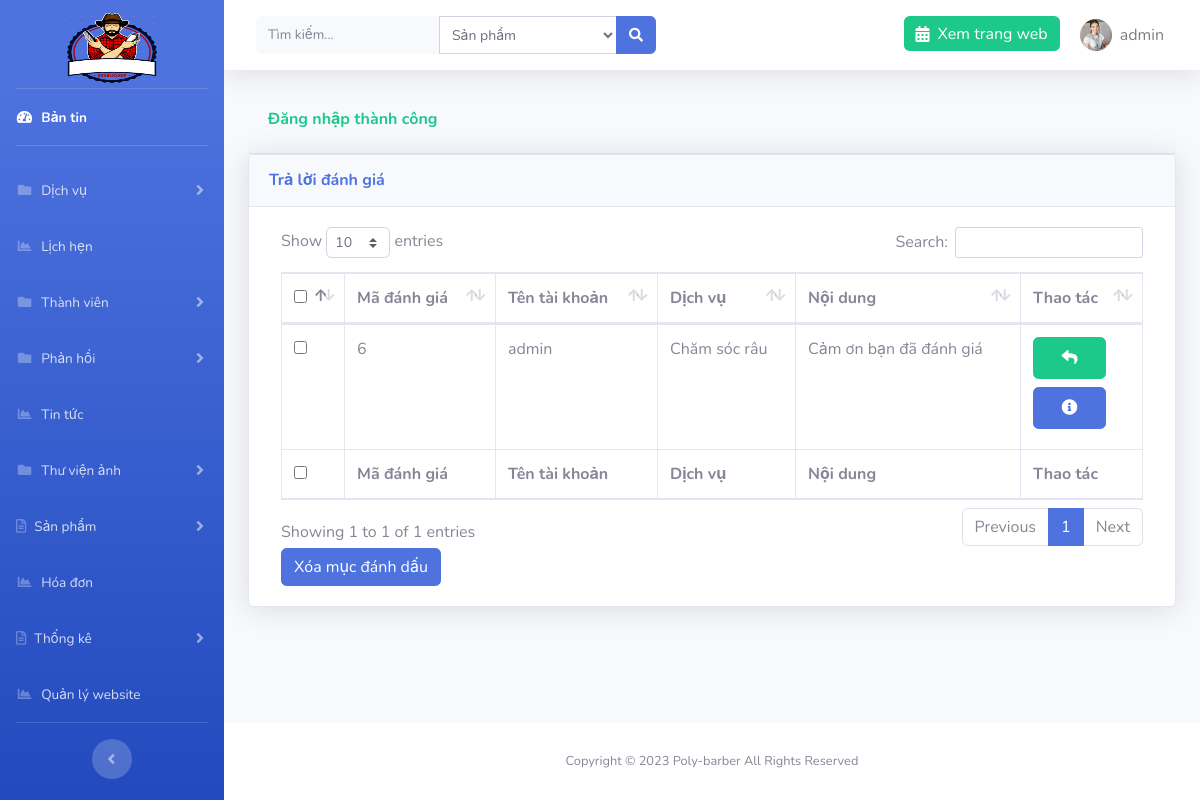
The app's page /admin/?page=evaluate&action=detail&id=3 (signed in) with its own data.
### tables this page shows
CREATE TABLE `setting` (
  `id` int(11) NOT NULL,
  `logo` varchar(191) NOT NULL,
  `file_ico` varchar(191) NOT NULL,
  `title` varchar(191) NOT NULL,
  `introduce` text NOT NULL,
  `slogan` varchar(191) NOT NULL
);

CREATE TABLE `evaluates` (
  `id` int(11) NOT NULL,
  `rating` int(1) NOT NULL,
  `id_appointment` int(11) NOT NULL,
  `id_user` int(11) NOT NULL,
  `id_service` int(11) NOT NULL,
  `content` varchar(191) NOT NULL,
  `parent_id` int(11) NOT NULL,
  `created_at` timestamp NOT NULL DEFAULT current_timestamp()
);

CREATE TABLE `users` (
  `id` int(11) NOT NULL,
  `account` varchar(191) NOT NULL,
  `password` varchar(191) NOT NULL,
  `name` varchar(191) NOT NULL,
  `address` varchar(255) NOT NULL,
  `phone` varchar(11) NOT NULL,
  `email` varchar(191) NOT NULL,
  `role` int(1) NOT NULL,
  `images` varchar(191) DEFAULT NULL,
  `code` varchar(191) DEFAULT NULL,
  `time_code` int(11) DEFAULT NULL
);

CREATE TABLE `services` (
  `id` int(11) NOT NULL,
  `name` varchar(191) NOT NULL,
  `price` float NOT NULL,
  `sale` float NOT NULL,
  `time` time NOT NULL,
  `detail` text NOT NULL,
  `images` varchar(191) NOT NULL,
  `id_type` int(11) NOT NULL
);

### libs/database.php (called while the page is built, shortened)
<?php
function connection()
{
    try {
       $conn = new PDO("mysql:host=localhost; dbname=cattoc; charset=utf8", "root", "");
    } catch (PDOException $e) {
        echo "Lỗi Kết nối" . $e->getMessage();
    }
    return $conn;
}
function query_exe($sql) {
    $conn = connection();
    try {
        $stmt = $conn->prepare($sql);
        $stmt->execute();
        $result = $stmt->fetchAll(PDO::FETCH_ASSOC);
        return $result;
    } catch (PDOException $e) {
        echo "Lỗi dữ liệu" . $e->getMessage();
    } finally {
        unset($conn);
    }
}
function query_limit($sql) {
    $conn = connection();
    try {
        $stmt = $conn->prepare($sql);
        $stmt->execute();
        $result = $stmt->fetch(PDO::FETCH_ASSOC);
        return $result;
    } catch (PDOException $e) {
        echo "Lỗi dữ liệu" . $e->getMessage();
    } finally {
        unset($conn);
    }
}

### libs/setting.php (called while the page is built, shortened)
<?php
require_once "database.php";
function list_limit_setting(){
    $sql = "SELECT * from setting order by id limit 0,1";
    return query_limit($sql);
}

### libs/evaluates.php (called while the page is built, shortened)
<?php
require_once "database.php";
function list_parent_evaluate($parent_id){
    $sql="SELECT evaluates.*, users.name as name,users.phone as user_phone, account, services.name as services_name
    from evaluates inner join users on users.id = evaluates.id_user
    inner join services on services.id=evaluates.id_service where parent_id=$parent_id order by evaluates.id desc";
    return query_exe($sql);
}

### admin/feedback/evaluates/detail.php (the view, shortened to what this page needs)
<?php
if(isset($_GET['id'])){
    $id = $_GET['id'];
    $evaluate = list_parent_evaluate($id);
}
?>
<div class="container-fluid">
    <?php if (isset($_SESSION['message'])) : ?>
        <div class="card-header py-3 text-success">
            <h6 class="font-weight-bold"><?= $_SESSION['message'] ?></h6>
        </div>
    <?php endif; ?>
    <div class="card shadow mb-4">
        <div class="card-header py-3">
            <h6 class="m-0 font-weight-bold text-primary">Trả lời đánh giá</h6>
        </div>
        <div class="card-body">
            <div class="table-responsive">
                <form action="" method="POST" class="col-md-12">
                    <table class="table table-bordered" id="dataTable" width="100%" cellspacing="0">
                        <thead>
                            <tr>
                                <th>
                                    <input type="checkbox" name="checkall" class="checkall">
                                </th>
                                <th>Mã đánh giá</th>
                                <th>Tên tài khoản</th>
                                <th>Dịch vụ</th>
                                <th>Nội dung</th>
                                <th>Thao tác</th>
                            </tr>
                        </thead>
                        <tfoot>
                            <tr>
                            <th>
                                <input type="checkbox" name="checkall" class="checkall">
                                </th>
                                <th>Mã đánh giá</th>
                                <th>Tên tài khoản</th>
                                <th>Dịch vụ</th>
                                <th>Nội dung</th>
                                <th>Thao tác</th>
                            </tr>
                        </tfoot>
                        <tbody>
                            <?php foreach ($evaluate as $e) : ?>
                                <tr>
                                    <td>
                                        <input type="checkbox" name="id[]" id="" value="<?= $e['id'] ?>">
                                    </td>
                                    <td><?= $e['id'] ?></td>
                                    <td><?= $e['account'] ?></td>
                                    <td><?= $e['services_name'] ?></td>
                                    <td><?= $e['content'] ?></td>
                                    <td>
                                    <a href="<?= ROOT ?>admin/?page=evaluate&action=reply&id=<?=$e['id'] ?>" class="btn btn-success d-block p-2 w-75 mb-2"><i class="fas fa-reply"></i></a>
                                    <a href="<?= ROOT ?>admin/?page=evaluate&action=detail&id=<?= $e['id'] ?>" class="btn btn-primary  d-block p-2 w-75 mb-2"><i class="fas fa-info-circle"></i></a>
                                    </td>
                                </tr>
                            <?php endforeach; ?>
                        </tbody>
                    </table>
                    <button type="submit" class="btn btn-primary" id="btndel-category" name="btn-del">Xóa mục đánh dấu</button>
                </form>
            </div>
        </div>
    </div>
</div>

### admin/template/header.php (shortened to what this page needs)
<?php $setting = list_limit_setting(); ?>
<!DOCTYPE html>
<html lang="en">
<head>
    <link href="resource/vendor/fontawesome-free/css/all.min.css" rel="stylesheet" type="text/css">
    <link rel="stylesheet" href="resource/vendor/select2.min.css" />
<link rel="stylesheet" href="https://maxcdn.bootstrapcdn.com/bootstrap/4.4.1/css/bootstrap.min.css">
    <link href="resource/css/sb-admin-2.css" rel="stylesheet">
    <link href="resource/vendor/datatables/dataTables.bootstrap4.min.css" rel="stylesheet">
</head>
<body id="page-top">
    <div id="wrapper">
        <ul class="navbar-nav bg-gradient-primary sidebar sidebar-dark accordion" id="accordionSidebar">
            <a class="sidebar-brand d-flex align-items-center justify-content-center mb-3 pt-5" href="<?=ROOT?>admin">
                <img src="../images/<?=$setting['logo']?>" alt="logo" width="90" height="70">
            </a>
            <hr class="sidebar-divider my-0">
            <li class="nav-item active">
                <a class="nav-link" href="<?= ROOT ?>admin">
                    <i class="fas fa-fw fa-tachometer-alt"></i>
                    <span>Bản tin</span></a>
            </li>
            <hr class="sidebar-divider">
            <li class="nav-item">
                <a class="nav-link collapsed" href="#" data-toggle="collapse" data-target="#collapsePages" aria-expanded="true" aria-controls="collapsePages">
                    <i class="fas fa-fw fa-folder"></i>
                    <span>Dịch vụ</span>
                </a>
            </li>
            <li class="nav-item">
                <a class="nav-link" href="<?= ROOT ?>admin/?page=appointment">
                    <i class="fas fa-fw fa-chart-area"></i>
                    <span>Lịch hẹn</span></a>
            </li>
             <li class="nav-item">
                <a class="nav-link collapsed" href="#" data-toggle="collapse" data-target="#collapsePages2" aria-expanded="true" aria-controls="collapsePages">
                    <i class="fas fa-fw fa-folder"></i>
                    <span>Thành viên</span>
                </a>
            </li>
             <li class="nav-item">
                <a class="nav-link collapsed" href="#" data-toggle="collapse" data-target="#collapsePages3" aria-expanded="true" aria-controls="collapsePages">
                    <i class="fas fa-fw fa-folder"></i>
                    <span>Phản hồi</span>
                </a>
            </li>
               <li class="nav-item">
                <a class="nav-link" href="<?= ROOT ?>admin/?page=new">
                    <i class="fas fa-fw fa-chart-area"></i>
                    <span>Tin tức</span></a>
            </li>
  <li class="nav-item">
                <a class="nav-link collapsed" href="#" data-toggle="collapse" data-target="#collapsePages4" aria-expanded="true" aria-controls="collapsePages">
                    <i class="fas fa-fw fa-folder"></i>
                    <span>Thư viện ảnh</span>
                </a>
            </li>
            <li class="nav-item">
                <a class="nav-link collapsed" href="#" data-toggle="collapse" data-target="#collapseTwo" aria-expanded="true" aria-controls="collapseTwo">
                    <i class="far fa-file-alt"></i>
                    <span>Sản phẩm</span>
                </a>
            </li>
            <li class="nav-item">
                <a class="nav-link" href="<?= ROOT ?>admin/?page=order">
                    <i class="fas fa-fw fa-chart-area"></i>
                    <span>Hóa đơn</span></a>
            </li>
            <li class="nav-item">
                <a class="nav-link collapsed" href="#" data-toggle="collapse" data-target="#collapseTwo1" aria-expanded="true" aria-controls="collapseTwo">
                    <i class="far fa-file-alt"></i>
                    <span>Thống kê</span>
                </a>
            </li>
               <li class="nav-item">
                <a class="nav-link" href="<?= ROOT ?>admin/?page=setting">
                    <i class="fas fa-fw fa-chart-area"></i>
                    <span>Quản lý website</span></a>
            </li>
            <hr class="sidebar-divider d-none d-md-block">
            <div class="text-center d-none d-md-inline">
                <button class="rounded-circle border-0" id="sidebarToggle"></button>
            </div>
        </ul>
        <div id="content-wrapper" class="d-flex flex-column">
            <div id="content">
                <nav class="navbar navbar-expand navbar-light bg-white topbar mb-4 static-top shadow">
                    <form class="d-none d-sm-inline-block form-inline mr-auto ml-md-3 my-2 my-md-0 mw-100 navbar-search" method="POST" action="<?= ROOT ?>admin/search.php">
                        <div class="input-group">
                            <input name="keyword" type="text" title="Vui lòng nhập nội dung tìm kiếm" class="form-control bg-light border-0 small" placeholder="Tìm kiếm..." aria-label="Search" aria-describedby="basic-addon2" required>
                            <select name="select_search" id="" class="form-control form-control-sm select-search">
                        <option value="1">Sản phẩm</option>
                    </select>
                            <div class="input-group-append">
                                <button class="btn btn-primary" type="submit">
                                    <i class="fas fa-search fa-sm"></i>
                                </button>
                            </div>
                        </div>
                    </form>
                    <ul class="navbar-nav ml-auto">
                        <li class="nav-item no-arrow">
                            <a href="<?=ROOT?>" class="nav-link bg-success text-white h-50 mt-3 rounded"><i class="fas fa-calendar-alt mr-2"></i>Xem trang web</a>
                        </li>
                        <li class="nav-item dropdown no-arrow">
                            <a class="nav-link dropdown-toggle" href="" id="userDropdown" role="button" data-toggle="dropdown" aria-haspopup="true" aria-expanded="false">
                                <img class="img-profile rounded-circle" src="../images/users/<?=$_SESSION['user']['images']?>">
                                <span class="ml-2 mr-2 text-black-50"><?=$_SESSION['user']['account']?></span>
                            </a>
                        </li>
                    </ul>
                </nav>

### records on screen
setting: logo (picture)
evaluates: id "6", id_user.account "admin", id_service.name "Chăm sóc râu", content "Cảm ơn bạn đã đánh giá"

### other values on screen
$_SESSION['user']['account'] "admin"
$_SESSION['message'] "Đăng nhập thành công"
